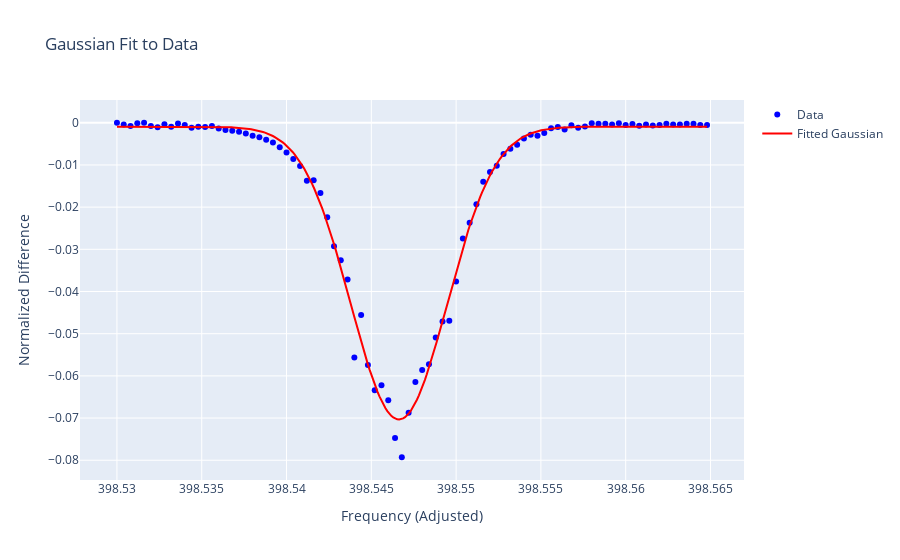

Notebook cell for this chart:
### Code cell
x_smooth = np.linspace(min(freq_actual * 24), max(freq_actual * 24), 300)
y_fitted = model_gaussian(x_smooth, *params)
fig = go.Figure()

# Add original data points
fig.add_trace(go.Scatter(
    x=freq_actual * 24,
    y=(on - off) / off - np.max((on - off) / off),
    mode='markers',
    name='Data',
    marker=dict(size=6, color='blue')
))

# Add fitted curve
fig.add_trace(go.Scatter(
    x=x_smooth,
    y=y_fitted,
    mode='lines',
    name='Fitted Gaussian',
    line=dict(color='red', width=2)
))

# Customize layout
fig.update_layout(
    title="Gaussian Fit to Data",
    xaxis_title="Frequency (Adjusted)",
    yaxis_title="Normalized Difference",
    # template="plotly_dark"
)

# Show the plot
fig.show()

### Figure 1 — Plotly figure (JSON) as saved in the notebook; plotly's stock layout.template omitted (floating-point values rounded to 4 significant figures; data arrays with more than 128 entries replaced by an {"elided": "..."} marker saying what was removed)
{"data": [{"marker": {"color": "blue", "size": 6}, "mode": "markers", "name": "Data", "type": "scatter", "x": [398.5, 398.5, 398.5, 398.5, 398.5, 398.5, 398.5, 398.5, 398.5, 398.5, 398.5, 398.5, 398.5, 398.5, 398.5, 398.5, 398.5, 398.5, 398.5, 398.5, 398.5, 398.5, 398.5, 398.5, 398.5, 398.5, 398.5, 398.5, 398.5, 398.5, 398.5, 398.5, 398.5, 398.5, 398.5, 398.5, 398.5, 398.5, 398.5, 398.5, 398.5, 398.5, 398.5, 398.5, 398.5, 398.5, 398.5, 398.5, 398.5, 398.5, 398.5, 398.6, 398.6, 398.6, 398.6, 398.6, 398.6, 398.6, 398.6, 398.6, 398.6, 398.6, 398.6, 398.6, 398.6, 398.6, 398.6, 398.6, 398.6, 398.6, 398.6, 398.6, 398.6, 398.6, 398.6, 398.6, 398.6, 398.6, 398.6, 398.6, 398.6, 398.6, 398.6, 398.6, 398.6, 398.6, 398.6, 398.6], "y": [-1.103e-05, -0.0004256, -0.0007763, -0.0001119, 0, -0.0007547, -0.001084, -0.0003449, -0.0009377, -0.000188, -0.0005096, -0.001207, -0.0009456, -0.0009864, -0.0007489, -0.001344, -0.001747, -0.001879, -0.002106, -0.002521, -0.003054, -0.003457, -0.004004, -0.004708, -0.005782, -0.007062, -0.00862, -0.01028, -0.01375, -0.01363, -0.01667, -0.02243, -0.0293, -0.03262, -0.03715, -0.05564, -0.04557, -0.05741, -0.06343, -0.06222, -0.0658, -0.07474, -0.07929, -0.06872, -0.06144, -0.0586, -0.05726, -0.05091, -0.04712, -0.04694, -0.03763, -0.02743, -0.02369, -0.0193, -0.01399, -0.01166, -0.01022, -0.007408, -0.006168, -0.005196, -0.003738, -0.002831, -0.003059, -0.002422, -0.001312, -0.0009978, -0.001604, -0.0005845, -0.001183, -0.0008649, -0.0001317, -0.0002455, -0.0002277, -0.0004047, -0.0001346, -0.00055, -0.0002803, -0.000685, -0.0004414, -0.0006783, -0.000546, -0.00021, -0.0004316, -0.0004013, -0.0002098, -0.0002196, -0.0005339, -0.0005331]}, {"line": {"color": "red", "width": 2}, "mode": "lines", "name": "Fitted Gaussian", "type": "scatter", "x": {"elided": "300 float values"}, "y": {"elided": "300 float values"}}], "layout": {"title": {"text": "Gaussian Fit to Data"}, "xaxis": {"title": {"text": "Frequency (Adjusted)"}}, "yaxis": {"title": {"text": "Normalized Difference"}}}}
